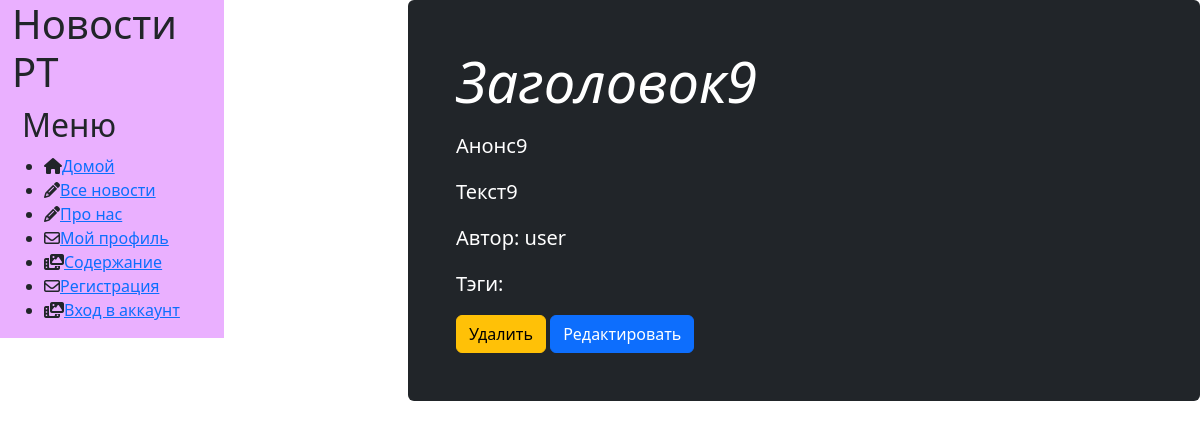
The app's page /news/show/7, older data.
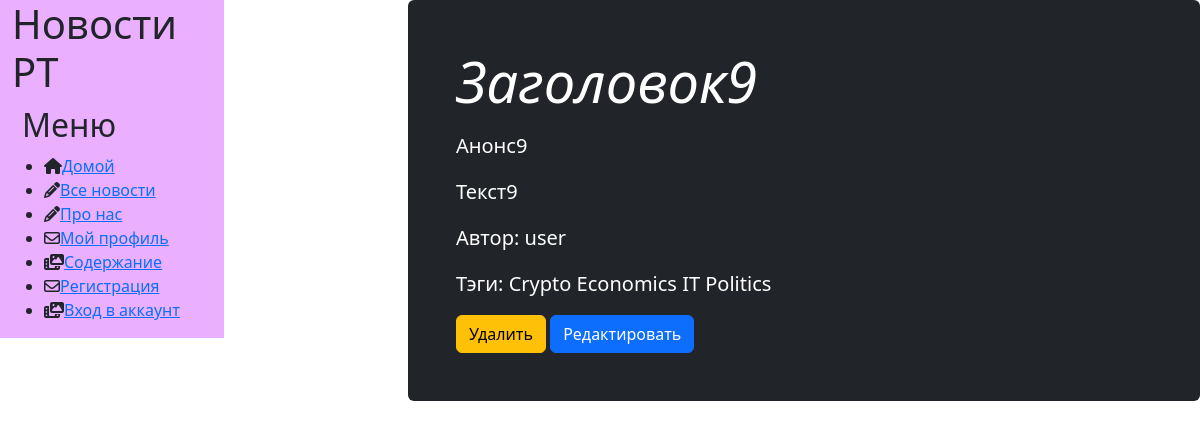
The same page, newer data.
### news/models.py (models this page shows, shortened)
class Tag(models.Model):
    title = models.CharField(max_length=80)
    status = models.BooleanField(default=True)
    class Meta:
        ordering = ['title', 'status']
        verbose_name = 'Тэг'
        verbose_name_plural = 'Тэги'

### news/views.py (the view)
# urls.py: path('show/<int:pk>', views.ArticleDetailView.as_view(), name='news_detail'),
class ArticleDetailView(DetailView):
    model = Article
    template_name = 'news/news_detail.html'
    context_object_name = 'article'

### news/templates/news/news_detail.html (shortened to what this page needs)
{% extends 'main/base_template.html' %}
{% load static %}
{% load bootstrap5 %}
{% block content %}
        <div class="row">
                    <div class="single_news">
                        <div class="p-4 p-md-5 text-white rounded bg-dark" >
                                <div class="col-md-6 px-0">
                                  <h1 class="display-4 fst-italic"> {{ article.title }}</h1>
                                  <p class="lead my-3">{{ article.anouncement }}</p>
                                    <p class="lead my-3">{{ article.text }}</p>
                                  <p class="lead my-3">Автор: {{ article.author }}</p>
                                    <p class="lead my-3"> Тэги: {% for t in article.tags.all %} {{ t.title }} {% endfor %}</p>
                                </div>
                                    <a class="btn btn-warning" href="{% url 'news_delete'  article.pk%}">Удалить</a>
                                    <a class="btn btn-primary" href="{% url 'news_update'  article.pk%}">Редактировать</a>
                        </div>
                    </div>
        </div>
{% endblock %}

Row changes from the older to the newer data that the page shows:
added Tag: title "Crypto"
added Tag: title "Economics"
added Tag: title "IT"
added Tag: title "Politics"
